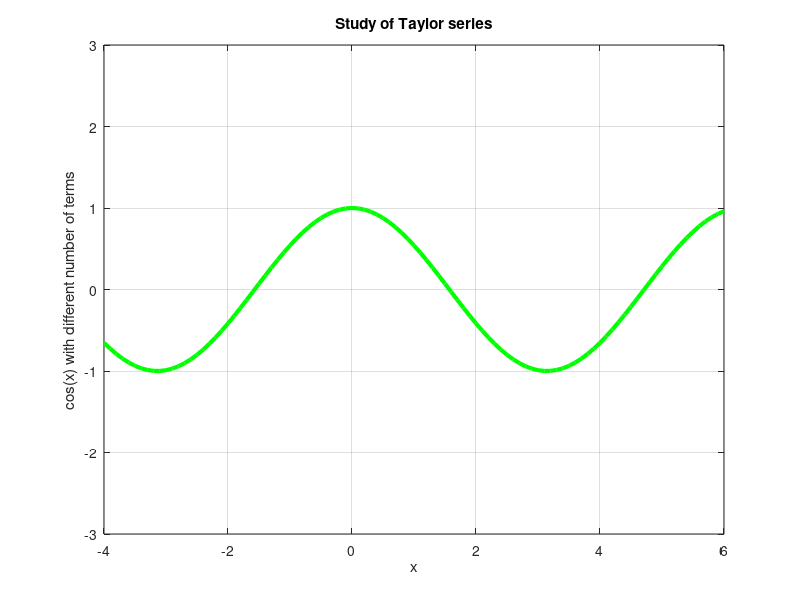

Source code (MATLAB): (Note: this script raises an error after producing the figure.)
clear, clc, close all 
% Work with values around center c
c = pi/2;
x = -4 : .1 : 6;
y = cos(x); 
% Plot the goal
plot(x, y, 'g', 'Linewidth', 3)
title('Study of Taylor series')
xlabel('x')
ylabel('cos(x) with different number of terms')
axis([-4 6 -3 3])
grid on
hold on 
% Consider 4 terms in the series
smp = taylor_cosine(c, x, 4);
plot(x, smp, 'ro') 
% Consider 6 terms
smp = taylor_cosine(c, x, 6);
plot(x, smp, 'b-.') 
% Consider 10 terms
smp = taylor_cosine(c, x, 10);
plot(x, smp, 'k', 'linewidth', 3) 
% Label the calculated lines
legend('cos(x)', '4-term series', ...
       '6 terms', '10 terms')
The results are:

We see that all of the Taylor expansions work well when we are close to pi/2 (x approx. 1.57). 
More terms approximate better a larger portion of the cosine curve.


